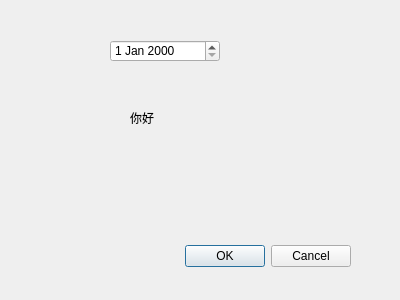
<?xml version="1.0" encoding="UTF-8"?>
<ui version="4.0">
 <class>Dialog</class>
 <widget class="QDialog" name="Dialog">
  <property name="geometry">
   <rect>
    <x>0</x>
    <y>0</y>
    <width>400</width>
    <height>300</height>
   </rect>
  </property>
  <property name="windowTitle">
   <string>Dialog</string>
  </property>
  <widget class="QDialogButtonBox" name="buttonBox">
   <property name="geometry">
    <rect>
     <x>10</x>
     <y>240</y>
     <width>341</width>
     <height>32</height>
    </rect>
   </property>
   <property name="orientation">
    <enum>Qt::Horizontal</enum>
   </property>
   <property name="standardButtons">
    <set>QDialogButtonBox::Cancel|QDialogButtonBox::Ok</set>
   </property>
  </widget>
  <widget class="QDateEdit" name="dateEdit">
   <property name="geometry">
    <rect>
     <x>110</x>
     <y>40</y>
     <width>110</width>
     <height>22</height>
    </rect>
   </property>
  </widget>
  <widget class="QLabel" name="label">
   <property name="geometry">
    <rect>
     <x>130</x>
     <y>110</y>
     <width>72</width>
     <height>15</height>
    </rect>
   </property>
   <property name="text">
    <string>你好</string>
   </property>
  </widget>
 </widget>
 <resources/>
 <connections>
  <connection>
   <sender>buttonBox</sender>
   <signal>accepted()</signal>
   <receiver>Dialog</receiver>
   <slot>accept()</slot>
   <hints>
    <hint type="sourcelabel">
     <x>248</x>
     <y>254</y>
    </hint>
    <hint type="destinationlabel">
     <x>157</x>
     <y>274</y>
    </hint>
   </hints>
  </connection>
  <connection>
   <sender>buttonBox</sender>
   <signal>rejected()</signal>
   <receiver>Dialog</receiver>
   <slot>reject()</slot>
   <hints>
    <hint type="sourcelabel">
     <x>316</x>
     <y>260</y>
    </hint>
    <hint type="destinationlabel">
     <x>286</x>
     <y>274</y>
    </hint>
   </hints>
  </connection>
 </connections>
</ui>
